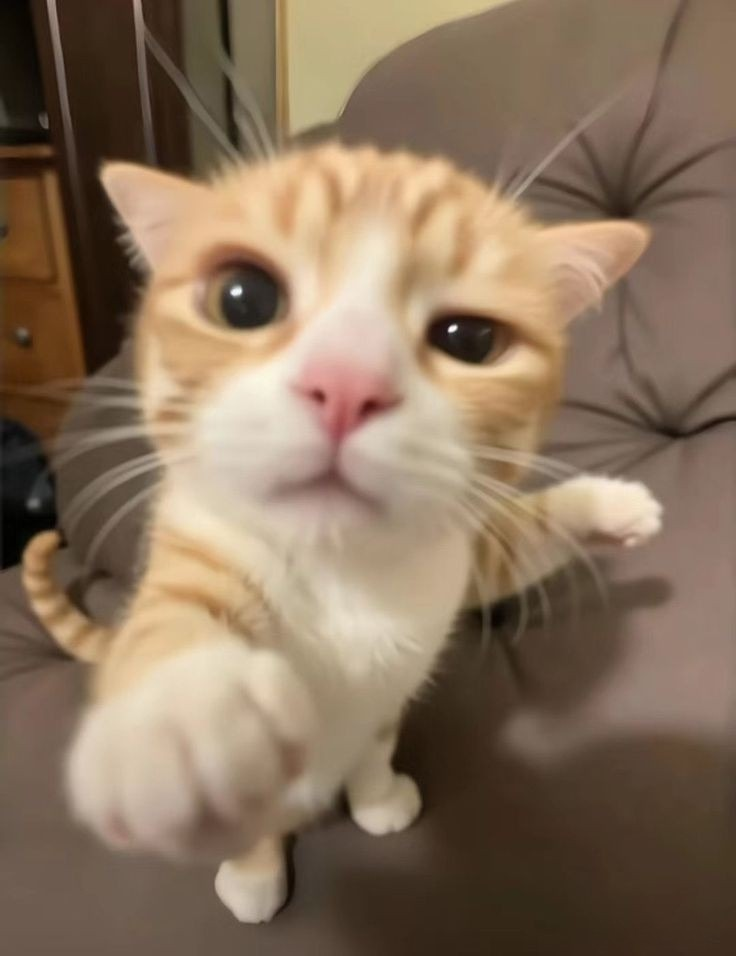
#> input picture 11-image-compression/data/sample_image.jpeg, 736 x 956 px
$ jupyter execute photo_compression.ipynb
#> lines starting #> are read from the running program, lines starting #| are printed output that depends on the picture
[cell 1]
from PIL import Image
import numpy as np
import matplotlib.pyplot as plt
import cv2

[cell 2]
from pathlib import Path
# LOAD DAN TAMPILKAN GAMBAR
img_path = str(Path.cwd().parent / "data" / "sample_image.jpeg")

try:
    img_color_ori = Image.open(img_path).convert('RGB')
#> img_color_ori is the input picture: PIL image 736x956 RGB; mean R, G, B 136.3, 114.5, 92.9
    img_color = img_color_ori.resize((256, 256))
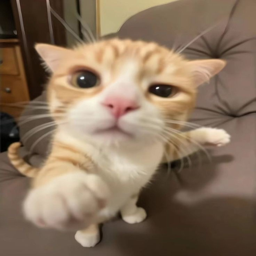
#> img_color: PIL image 256x256 RGB; mean R, G, B 136.3, 114.5, 92.9
    img_color_np = np.array(img_color, dtype=np.float32)
    img_color_ori_np = np.array(img_color_ori, dtype=np.float32)
    print("Gambar asli shape:", img_color_ori_np.shape)
#| Gambar asli shape: (956, 736, 3)
    print("Gambar setelah resize shape:", img_color_np.shape)
#| Gambar setelah resize shape: (256, 256, 3)

    plt.figure(figsize=(12, 6))
    plt.subplot(1, 2, 1)
    plt.imshow(img_color_ori_np.astype('uint8'))
    plt.title("Gambar Asli (Original)")
    plt.axis('off')

    plt.subplot(1, 2, 2)
    plt.imshow(img_color_np.astype('uint8'))
    plt.title("Setelah Resize (256x256)")
    plt.axis('off')
    plt.show()
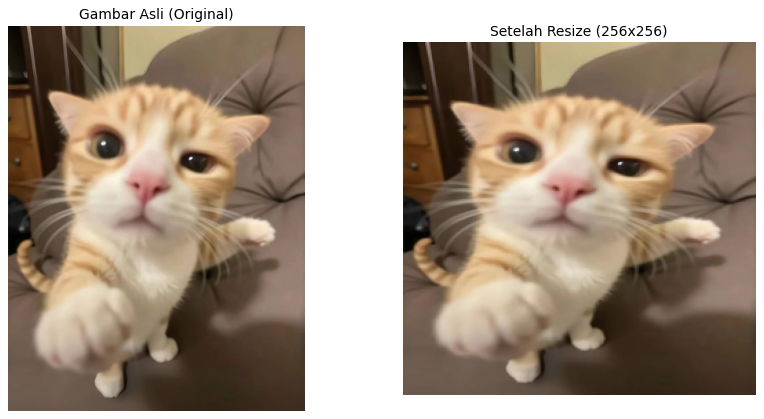
#> figure drawn by matplotlib, 2 panels

except Exception as e:
    print("Gagal memuat gambar:", e)

[cell 3]
# DEFINISI MATRISKUANTISASI DAN DCT
Q_base = np.array([
    [16, 11, 10, 16, 24, 40, 51, 61],
    [12, 12, 14, 19, 26, 58, 60, 55],
    [14, 13, 16, 24, 40, 57, 69, 56],
    [14, 17, 22, 29, 51, 87, 80, 62],
    [18, 22, 37, 56, 68, 109, 103, 77],
    [24, 35, 55, 64, 81, 104, 113, 92],
    [49, 64, 78, 87, 103, 121, 120, 101],
    [72, 92, 95, 98, 112, 100, 103, 99]
], dtype=np.float32)

quality_factor = 5  # Semakin tinggi, semakin bagus kualitas
Q = Q_base * quality_factor

[cell 4]
# Proses Lossy: DCT + KUANTISASI
def compress_channel(channel):
    h, w = channel.shape
    compressed = np.zeros_like(channel)
    reconstructed = np.zeros_like(channel)

    for i in range(0, h, 8):
        for j in range(0, w, 8):
            block = channel[i:i+8, j:j+8] - 128
            dct_block = cv2.dct(block)
            quantized = np.round(dct_block / Q)
            compressed[i:i+8, j:j+8] = quantized + 128
            idct_block = cv2.idct(quantized * Q) + 128
            reconstructed[i:i+8, j:j+8] = np.clip(idct_block, 0, 255)

    return compressed.astype('uint8'), reconstructed.astype('uint8')

compressed_color = []
reconstructed_color = []

for c in range(3):  # Untuk R, G, B
    comp, recon = compress_channel(img_color_np[:, :, c])
    compressed_color.append(comp)
    reconstructed_color.append(recon)
#> this loop made 3 passes
#> pass 1, `comp, recon = compress_channel(img_color_np[:, :, c])`:
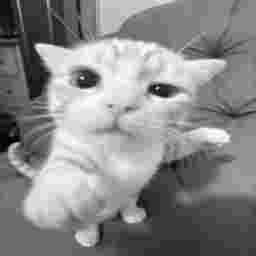
#> recon: shape (256, 256); min 0, max 255, mean 135.9
#> pass 2, `comp, recon = compress_channel(img_color_np[:, :, c])`:
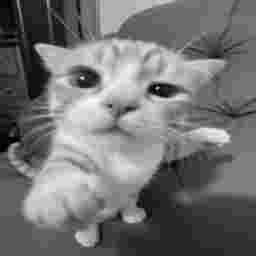
#> recon: shape (256, 256); min 0, max 251, mean 114.1
#> after the loop, compressed_color = 3 items; reconstructed_color = 3 items

compressed_color_img = np.stack(compressed_color, axis=2)
reconstructed_color_img = np.stack(reconstructed_color, axis=2)

[cell 5]
# HITUNG PSNR
def calculate_psnr(original, compressed):
    mse = np.mean((original - compressed) ** 2)
#> mse = 42.1
    if mse == 0:
        return float('inf')
    return 20 * np.log10(255.0 / np.sqrt(mse))

psnr_color = calculate_psnr(img_color_np, reconstructed_color_img)
#> psnr_color = 31.89

[cell 6]
# VISUALISASI HASIL
plt.figure(figsize=(15, 5))
plt.subplot(1, 3, 1)
plt.imshow(img_color_np.astype('uint8'))
plt.title("Original")
plt.axis('off')

plt.subplot(1, 3, 2)
plt.imshow(compressed_color_img)
plt.title("DCT Coefficients (Visualisasi)")
plt.axis('off')

plt.subplot(1, 3, 3)
plt.imshow(reconstructed_color_img)
plt.title(f"Reconstructed (PSNR: {psnr_color:.2f} dB)")
plt.axis('off')
plt.show()

print(f"PSNR Citra Warna setelah Kompresi: {psnr_color:.2f} dB")
#| PSNR Citra Warna setelah Kompresi: 31.89 dB

[cell 7]
# KONVERSI BITSTREAM DAN CHANNEL CODING

# Bitstream encoding dan decoding
def image_to_bitstream(img_array):
    return ''.join(format(byte, '08b') for byte in img_array.tobytes())

def bitstream_to_image(bitstream, shape, dtype):
    bytes_data = bytearray(int(bitstream[i:i+8], 2) for i in range(0, len(bitstream), 8))
    return np.frombuffer(bytes_data, dtype=dtype).reshape(shape)

# Hamming encoding dan decoding
def add_hamming_code(bitstream):
    encoded = []
    for i in range(0, len(bitstream), 4):
        d = bitstream[i:i+4].ljust(4, '0')
        p1 = str(int(d[0]) ^ int(d[1]) ^ int(d[3]))
        p2 = str(int(d[0]) ^ int(d[2]) ^ int(d[3]))
        p3 = str(int(d[1]) ^ int(d[2]) ^ int(d[3]))
        encoded.append(p1 + p2 + d[0] + p3 + d[1] + d[2] + d[3])
    return ''.join(encoded)

def detect_and_correct_hamming(encoded_bitstream):
    corrected = []
    errors = []
    for i in range(0, len(encoded_bitstream), 7):
        block = encoded_bitstream[i:i+7]
        if len(block) < 7:
            corrected.append(block)
            continue
        p1, p2, d1, p3, d2, d3, d4 = block
        s1 = str(int(p1)^int(d1)^int(d2)^int(d4))
        s2 = str(int(p2)^int(d1)^int(d3)^int(d4))
        s3 = str(int(p3)^int(d2)^int(d3)^int(d4))
        # Hamming(7,4): parity is at positions 1, 2, 4, so the check covering position 1
        # is the LEAST significant syndrome bit. Order is s3 s2 s1, not s1 s2 s3.
        syndrome = s3 + s2 + s1
        pos = int(syndrome, 2) - 1
        if pos >= 0:
            block = list(block)
            block[pos] = '0' if block[pos] == '1' else '1'
            errors.append(i + pos)
        corrected.append(''.join(block))
    return ''.join(corrected), errors

def remove_hamming_code(encoded_bitstream):
    return ''.join(encoded_bitstream[i+2] + encoded_bitstream[i+4] + encoded_bitstream[i+5] + encoded_bitstream[i+6]
                   for i in range(0, len(encoded_bitstream), 7))

# Simulasi noise
def introduce_errors(bitstream, error_prob=0.005):
#> called with error_prob = 0.005
    bitstream = list(bitstream)
    errors = []
    for i in range(len(bitstream)):
        if np.random.rand() < error_prob:
            bitstream[i] = '1' if bitstream[i] == '0' else '0'
            errors.append(i)
    return ''.join(bitstream), errors

# Proses channel coding
bitstream = image_to_bitstream(compressed_color_img)
encoded = add_hamming_code(bitstream)
corrupted, actual_errors = introduce_errors(encoded)
#> actual_errors = 13793 values from 99 to 2752370
corrected, detected_errors = detect_and_correct_hamming(corrupted)
#> detected_errors = 13587 values from 99 to 2752370
decoded = remove_hamming_code(corrected)
recovered_img = bitstream_to_image(decoded, compressed_color_img.shape, compressed_color_img.dtype)
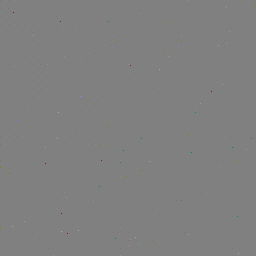
#> recovered_img: shape (256, 256, 3); mean of channels 0, 1, 2 128, 128, 127.9; drawn as R, G, B

[cell 8]
# DEKOMPRESI CITRA
def decompress_channel(channel):
    h, w = channel.shape
#> h = 256; w = 256
    output = np.zeros_like(channel, dtype=np.float32)
    for i in range(0, h, 8):
        for j in range(0, w, 8):
            quantized = channel[i:i+8, j:j+8].astype(np.float32) - 128
            idct_block = cv2.idct(quantized * Q) + 128
            output[i:i+8, j:j+8] = np.clip(idct_block, 0, 255)
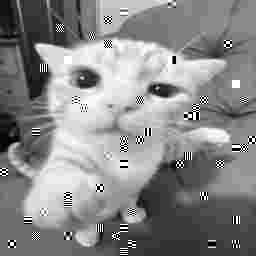
#> output: shape (256, 256) float32; min 0, max 255, mean 136.2
    return output.astype('uint8')

final_reconstructed = np.stack([decompress_channel(recovered_img[:,:,c]) for c in range(3)], axis=2)
#> after the loop in decompress_channel (call 2), `for i in range(0, h, 8):`:
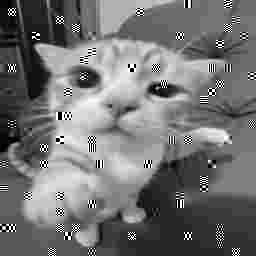
#> output: shape (256, 256) float32; min 0, max 255, mean 115
#> after the loop in decompress_channel (call 3), `for i in range(0, h, 8):`:
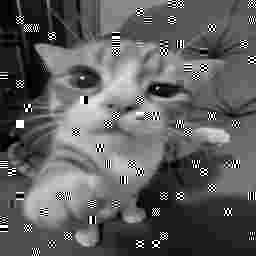
#> output: shape (256, 256) float32; min 0, max 255, mean 94.9
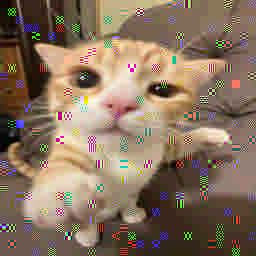
#> final_reconstructed: shape (256, 256, 3); mean of channels 0, 1, 2 135.9, 114.7, 94.6; drawn as R, G, B
psnr_final = calculate_psnr(img_color_np, final_reconstructed)
#> psnr_final = 18.03

[cell 9]
# VISUALISASI HASIL AKHIR
plt.figure(figsize=(15, 5))
plt.subplot(1, 3, 1)
plt.imshow(img_color_np.astype('uint8'))
plt.title("Original")
plt.axis('off')

plt.subplot(1, 3, 2)
plt.imshow(reconstructed_color_img)
plt.title("Compressed")
plt.axis('off')

plt.subplot(1, 3, 3)
plt.imshow(final_reconstructed)
plt.title(f"After Error Correction (PSNR: {psnr_final:.2f} dB)")
plt.axis('off')
plt.show()

# RINGKASAN
print("\nRingkasan:")
print(f"- PSNR Kompresi Awal      : {psnr_color:.2f} dB")
#| - PSNR Kompresi Awal      : 31.89 dB
print(f"- Jumlah Error Disisipkan : {len(actual_errors)}")
#| - Jumlah Error Disisipkan : 13793
print(f"- Jumlah Error Terdeteksi : {len(detected_errors)}")
#| - Jumlah Error Terdeteksi : 13587
print(f"- PSNR Setelah Koreksi    : {psnr_final:.2f} dB")
#| - PSNR Setelah Koreksi    : 18.03 dB
